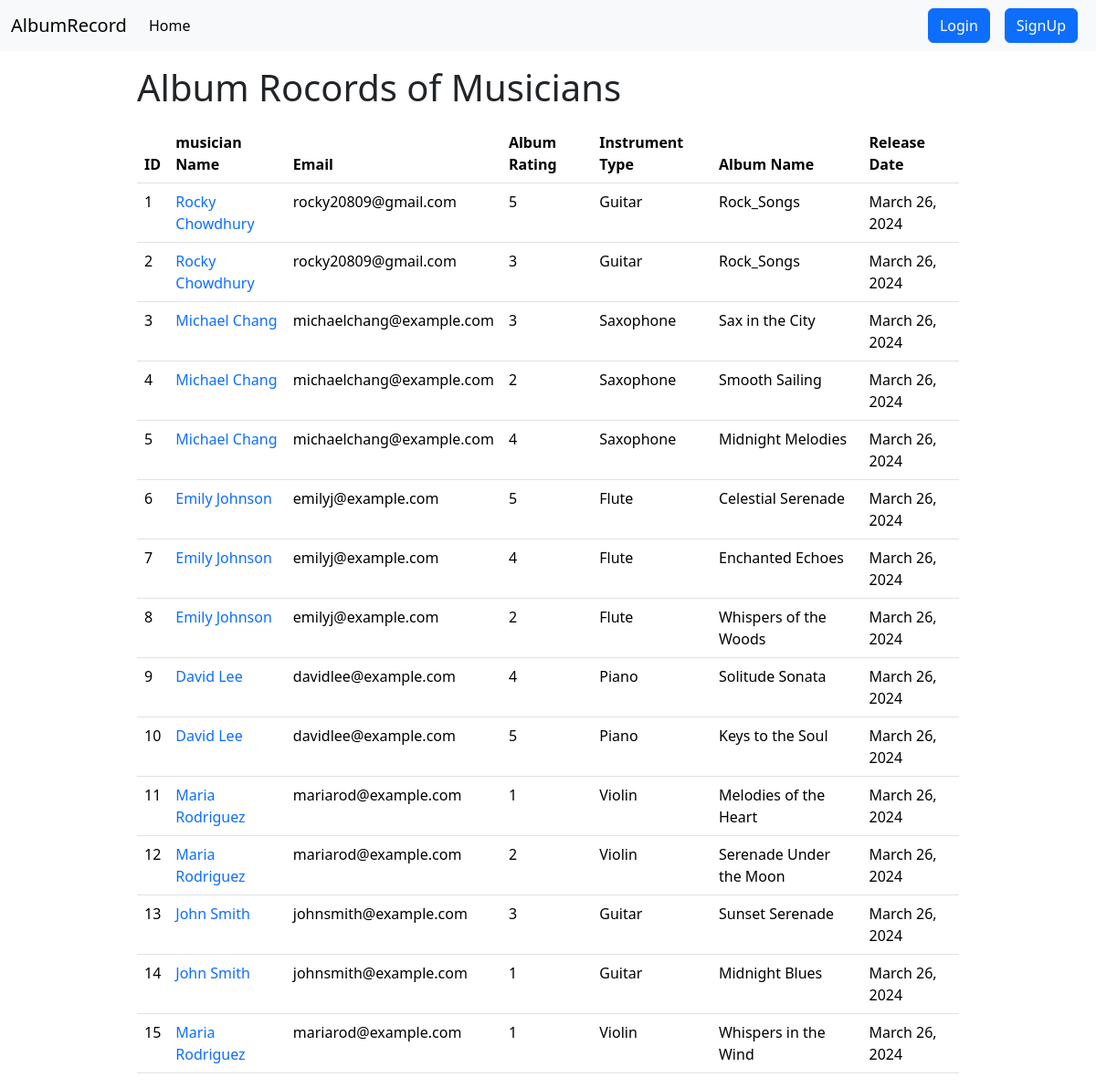
The app's page /, older data.
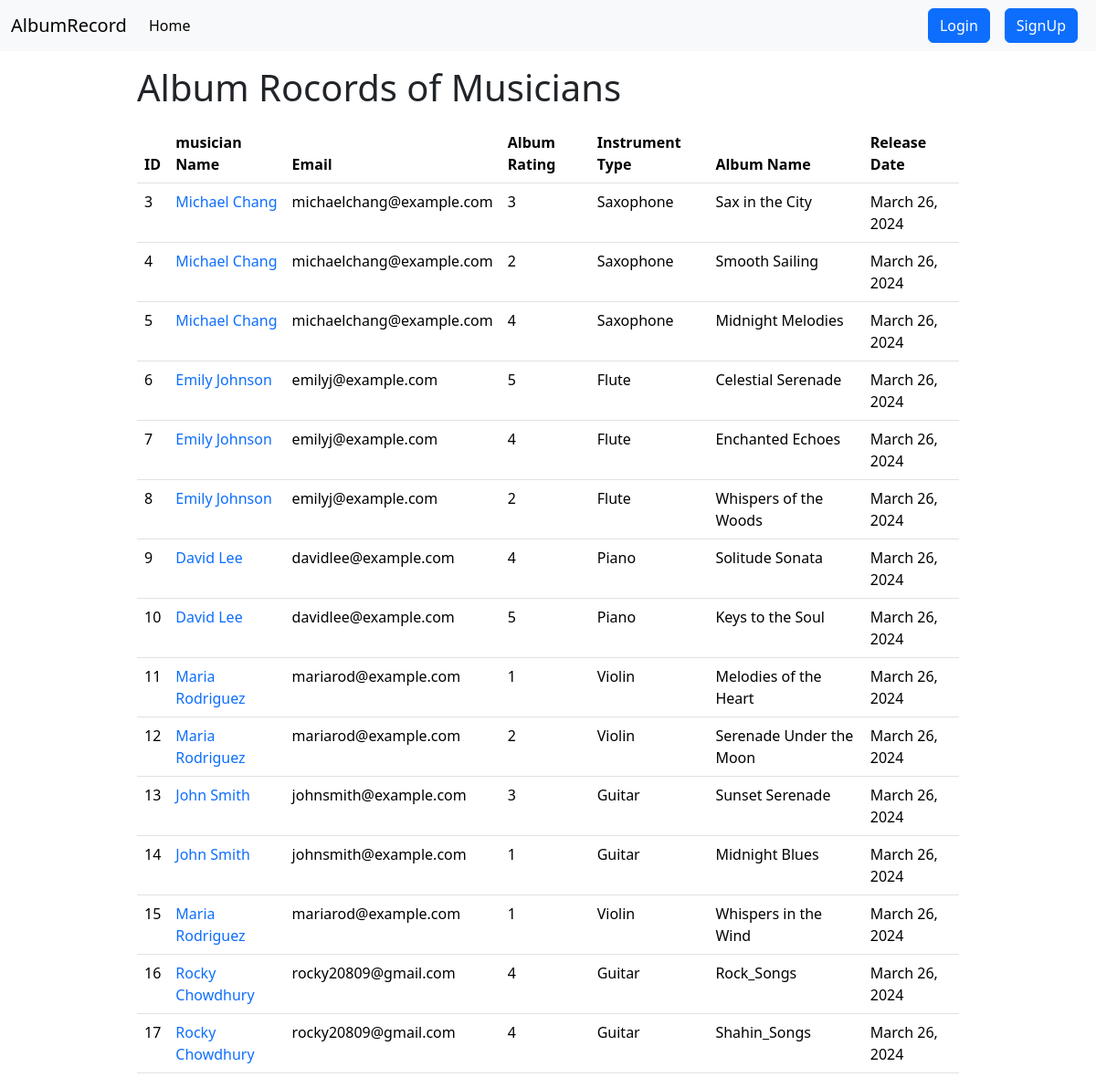
The same page, newer data.
### Album/models.py (models this page shows, shortened)
class Album(models.Model):
    name=models.CharField(max_length=50)
    musician = models.ForeignKey(Musician, on_delete=models.CASCADE)
    release_date = models.DateField(auto_now_add=True)
    rating_choices=[('1','1'),('2','2'),('3','3'),('4','4'),('5','5')]
    rating = models.CharField(max_length=1, choices = rating_choices)

### musician/models.py (models this page shows, shortened)
class Musician(models.Model):
    first_name = models.CharField(max_length=100)
    last_name = models.CharField(max_length=100)
    email = models.EmailField()
    phone_number = models.CharField(max_length=12)
    INSTRUMENT_CHOICES = [
        ('Guitar', 'Guitar'),
        ('Piano', 'Piano'),
        ('Violin', 'Violin'),
        ('Drums', 'Drums'),
        ('Saxophone', 'Saxophone'),
        ('Trumpet', 'Trumpet'),
        ('Bass Guitar', 'Bass Guitar'),
        ('Flute', 'Flute'),
        ('Clarinet', 'Clarinet'),
        ('Cello', 'Cello'),
        ('Harp', 'Harp'),
    ]
    instrument_type = models.CharField(max_length=20, choices=INSTRUMENT_CHOICES)

### Musicians_Directory/views.py (the view)
# urls.py: 2. Add a URL to urlpatterns:  path('', views.home, name='home')
def home(request):
    data= Album.objects.all()
    return render(request,'home.html',{'data':data})

### templates/home.html (shortened to what this page needs)
{% extends 'base.html' %}
{% block content %}
<div class="w-75 m-auto mt-3">
    <h1>Album Rocords of Musicians</h1>
    <table class="table mt-3">
        <thead>
            <tr>
                <th scope="col">ID</th>
                <th scope="col">musician Name</th>
                <th scope="col">Email</th>
                <th scope="col">Album Rating</th>
                <th scope="col">Instrument Type</th>
                <th scope="col">Album Name</th>
                <th scope="col">Release Date</th>
            </tr>
        </thead>
        <tbody>
            {% for album in data %}
            <tr>
                <td>{{album.id}}</td>
                <td><a class="text-decoration-none" href="{% url 'edit_musician' album.musician.id %}">{{album.musician.first_name}} {{album.musician.last_name}}</a></td>
                <td>{{album.musician.email}}</td>
                <td>{{album.rating}}</td>
                <td>{{album.musician.instrument_type}}</td>
                <td>{{album.name}}</td>
                <td>{{album.release_date}}</td>
            </tr>
            {% endfor %}
        </tbody>
    </table>
</div>
{% endblock %}

### templates/base.html (shortened to what this page needs)
<!DOCTYPE html>
<html lang="en">
<head>
    <link href="https://cdn.jsdelivr.net/npm/bootstrap@5.3.3/dist/css/bootstrap.min.css" rel="stylesheet"
>
</head>
<body>
    <nav class="navbar navbar-expand-lg bg-body-tertiary">
        <div class="container-fluid">
            <a class="navbar-brand" href="{% url 'home' %}">AlbumRecord</a>
            <div class="collapse navbar-collapse" id="navbarSupportedContent">
                <ul class="navbar-nav me-auto mb-2 mb-lg-0">
                    <li class="nav-item">
                        <a class="nav-link active" aria-current="page" href="{% url 'home' %}">Home</a>
                    </li>
                </ul>
                <div class="d-flex" >
                    {% if request.user.is_authenticated %}
                    <a href="{% url 'user_logout' %}" class="mx-2 btn btn-primary">Logout</a>
                    {% else %}
                    <a href="{% url 'user_login' %}" class=" mx-2 btn btn-primary">Login</a>
                    <a href="{% url 'user_signup' %}" class="mx-2 btn btn-primary">SignUp</a>
                    {% endif %}
                </div>
            </div>
        </div>
    </nav>
    {% block content%}
    {% endblock %}
</body>
</html>

Row changes from the older to the newer data that the page shows:
removed Album: id "1", musician.first_name "Rocky", musician.last_name "Chowdhury", musician.email "rocky20809@gmail.com", rating "5", musician.instrument_type "Guitar", name "Rock_Songs", release_date "March 26, 2024"
removed Album: id "2", musician.first_name "Rocky", musician.last_name "Chowdhury", musician.email "rocky20809@gmail.com", rating "3", musician.instrument_type "Guitar", name "Rock_Songs", release_date "March 26, 2024"
added Album: id "16", musician.first_name "Rocky", musician.last_name "Chowdhury", musician.email "rocky20809@gmail.com", rating "4", musician.instrument_type "Guitar", name "Rock_Songs", release_date "March 26, 2024"
added Album: id "17", musician.first_name "Rocky", musician.last_name "Chowdhury", musician.email "rocky20809@gmail.com", rating "4", musician.instrument_type "Guitar", name "Shahin_Songs", release_date "March 26, 2024"
